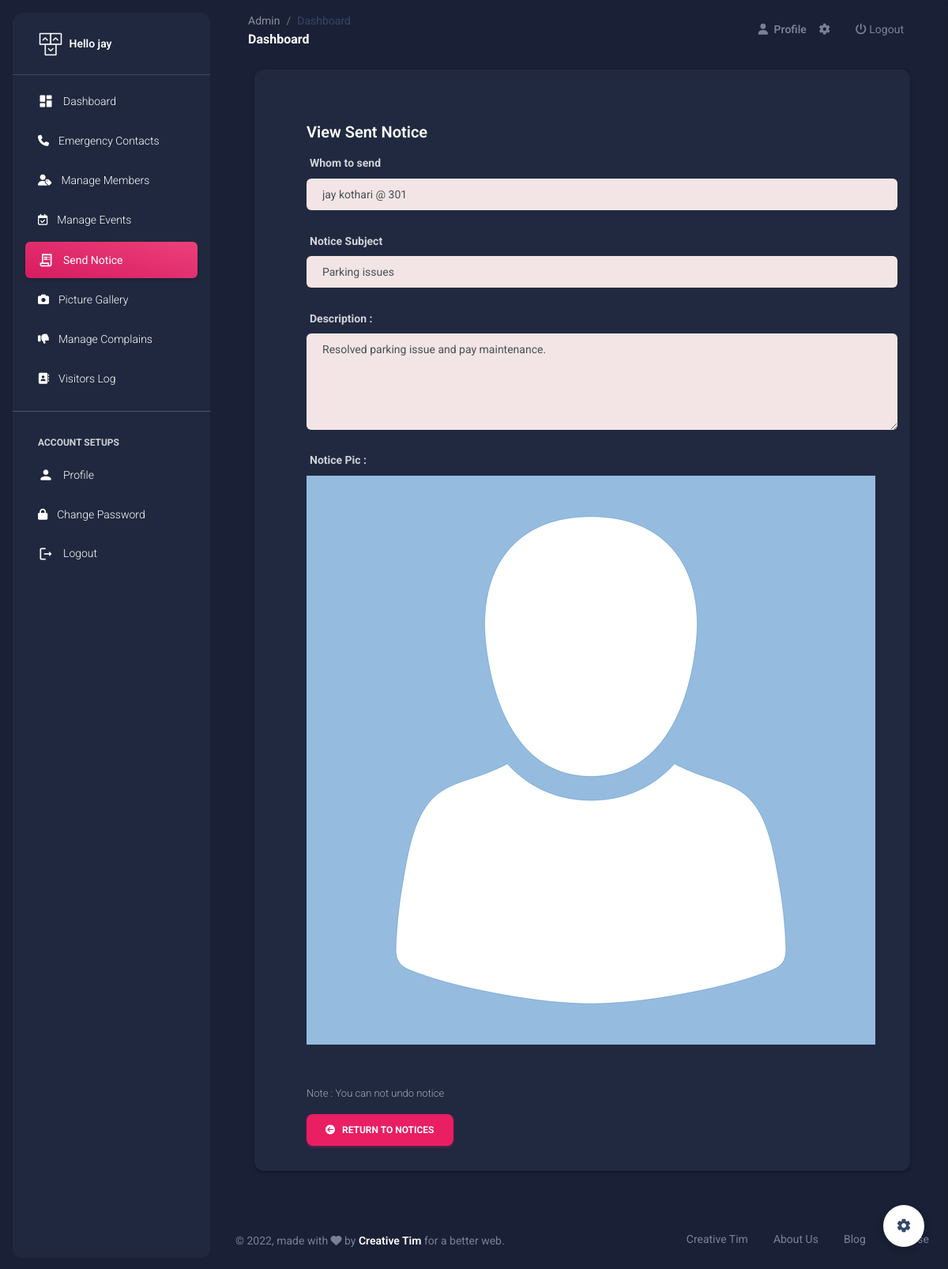
Screenshot of /Sec/view-send-notice/1 (signed in) with the database file from the repository.
### SecApp/models.py (models this page shows, shortened)
class SecUser(models.Model):
    name = models.CharField(max_length=50)
    email = models.EmailField(unique=True)
    mobile = models.CharField(max_length=15)
    password = models.CharField(max_length=50)
    pic = models.FileField(upload_to='Profile',default='avatar.png')
    setting = models.BooleanField(default=False)

### MemberApp/models.py (models this page shows, shortened)
class Notice(models.Model):
    uid = models.ForeignKey(SecUser,on_delete=models.CASCADE)
    member = models.ForeignKey(Member,on_delete=models.CASCADE)
    subject = models.CharField(max_length=100)
    des = models.TextField()
    pic = models.FileField(upload_to='Notice',blank=True,null=True)
    created_at = models.DateTimeField(auto_now_add=True)

class Member(models.Model):
    doc_choice = (
        ('Aadhar','Aadhar'),
        ('PAN','PAN'),
        ('DL','DL'),
        ('Other','Other'),
    )
    uid = models.ForeignKey(SecUser,on_delete=models.CASCADE,null=True)
    fname = models.CharField(max_length=20)
    lname = models.CharField(max_length=20)
    email = models.EmailField(unique=True)
    mobile = models.CharField(max_length=15)
    doc = models.CharField(max_length=30,choices=doc_choice)
    doc_number = models.CharField(max_length=20)
    flat_no = models.CharField(max_length=10)
    address = models.TextField()
    password = models.CharField(max_length=20)
    pic = models.FileField(upload_to='member',default='avatar.png')
    verify = models.BooleanField(default=False)
    role = models.CharField(max_length=20,default='member')
    created_at = models.DateTimeField(auto_now_add=True)

### SecApp/views.py (the view)
# urls.py: path('view-send-notice/<int:pk>',views.view_send_notice, name='view-send-notice'),
def view_send_notice(request,pk):
    uid = SecUser.objects.get(email=request.session['email'])
    notice = mm.Notice.objects.get(id=pk)
    return render(request,'view-send-notice.html',{'uid':uid,'notice':notice})

### SecApp/templates/view-send-notice.html (shortened to what this page needs)
{% extends 'sec-header.html' %}
{% load static %}
{% block notice %}
<li class="nav-item">
  <a class="nav-link text-white  active bg-gradient-primary" href="">
    <div class="text-white text-center me-2 d-flex align-items-center justify-content-center">
      <i class="material-icons opacity-10">receipt_long</i>
    </div>
    <span class="nav-link-text ms-1">Send Notice</span>
  </a>
</li>
{% endblock %}
{% block content %}
<br><br><br>
<div class="container-fluid px-2 px-md-4">
    <div class="card card-body mx-3 mx-md-4 mt-n6">
      <div class="row gx-4 mb-2">
        <div class="col-auto my-auto">
          <div class="h-100">
            <h5 class="mb-1" style="margin-left: 50px; margin-top: 50px;">
              View Sent Notice
            </h5>
          </div>
        </div>
      </div>
      <div style="margin-left: 50px;">
      <form action="{% url 'send-notice' %}" method="POST" enctype="multipart/form-data">
        <div class="row">
            <div class="form-group col-12">
                <label for="exampleInputPassword1"><b>Whom to send</b></label>
                <input type="text" class="form-control" style="background-color: rgb(243, 229, 229); padding-left: 20px;" value="{{notice.member.fname}} {{notice.member.lname}} @ {{notice.member.flat_no}}" disabled>
            </div>
        </div><br>
        <div class="row">
            <div class="form-group col-12">
                <label for="exampleInputPassword1"><b>Notice Subject</b></label>
                <input type="text" class="form-control" disabled value="{{notice.subject}}" style="background-color: rgb(243, 229, 229); padding-left: 20px;" name="subject" id="exampleInputPassword1" placeholder="Notice Subject..." required>
            </div>
        </div><br>
        <div class="row">
            <div class="form-group col-12">
                <label for="exampleInputPassword1"><b>Description :</b></label>
                <textarea name="des" class="form-control" disabled style="background-color: rgb(243, 229, 229); padding-left: 20px;" placeholder="Notice Description..." id="" cols="30" rows="5" required>{{notice.des}}</textarea>
            </div>
        </div><br>
        {% if notice.pic %}
        <div class="row">
            <div class="form-group col-6">
                <label for="exampleInputPassword1"><b>Notice Pic : </b></label>
                <img src="{{notice.pic.url}}" alt="">
            </div>
        </div>
        {% endif %}
        <br><br>
        <p style="color: red; font-size: small;">Note : You can not undo notice</p>
      </form>
      <a href="{% url 'send-notice' %}"><button class="btn btn-primary"><i class="fa fa-arrow-circle-left"></i> &nbsp; Return to Notices</button></a>
    </div>
    </div>
    <br><br>
</div>
{% endblock %}

### SecApp/templates/sec-header.html (shortened to what this page needs)
{% load static %}
<!DOCTYPE html>
<html lang="en">
<head>
  <link href="{% static 'assets/css/nucleo-icons.css' %}" rel="stylesheet" />
  <link href="{% static 'assets/css/nucleo-svg.css' %}" rel="stylesheet" />
  <link id="pagestyle" href="{% static 'assets/css/material-dashboard.css' %}" rel="stylesheet" />
</head>
{% if uid.setting == False %}
<body class="g-sidenav-show  bg-gray-200">
{% else %}
<body class="g-sidenav-show  bg-gray-200 dark-version">
{% endif %}
  <aside class="sidenav navbar navbar-vertical navbar-expand-xs border-0 border-radius-xl my-3 fixed-start ms-3   bg-gradient-dark" id="sidenav-main">
    <div class="sidenav-header">
      <a class="navbar-brand m-0" href=" https://demos.creative-tim.com/material-dashboard/pages/dashboard " target="_blank">
        <img src="{% static 'assets/img/logo-ct.png' %}" class="navbar-brand-img h-100" alt="main_logo">
        <span class="ms-1 font-weight-bold text-white">Hello {{uid.name}}</span>
      </a>
    </div>
    <hr class="horizontal light mt-0 mb-2">
      <ul class="navbar-nav">
        {% block dashboard %}
        <li class="nav-item">
          <a class="nav-link text-white" href="{% url 'index' %}">
            <div class="text-white text-center me-2 d-flex align-items-center justify-content-center">
              <i class="material-icons opacity-10">dashboard</i>
            </div>
            <span class="nav-link-text ms-1">Dashboard</span>
          </a>
        </li>
        {% endblock %}
        {% block emergency %}
        <li class="nav-item">
          <a class="nav-link text-white " href="{% url 'emergency' %}">
            <div class="text-white text-center me-2 d-flex align-items-center justify-content-center">
              <i class="fa fa-phone"></i>
            </div>
            <span class="nav-link-text ms-1">Emergency Contacts</span>
          </a>
        </li>
        {% endblock %}
        {% block add_member %}
        <li class="nav-item">
          <a class="nav-link text-white " href="{% url 'add-member' %}">
            <div class="text-white text-center me-2 d-flex align-items-center justify-content-center">
              <i class="fa fa-user-tag"></i>
            </div>
            <span class="nav-link-text ms-1">Manage Members</span>
          </a>
        </li>
        {% endblock %}
        {% block event %}
        <li class="nav-item">
          <a class="nav-link text-white " href="{% url 'add-event' %}">
            <div class="text-white text-center me-2 d-flex align-items-center justify-content-center">
              <i class="fa fa-calendar-check-o"></i>
            </div>
            <span class="nav-link-text ms-1">Manage Events</span>
          </a>
        </li>
        {% endblock %}
        {% block notice %}{% endblock %}
        {% block gallery %}
        <li class="nav-item">
          <a class="nav-link text-white " href="{% url 'gallery' %}">
            <div class="text-white text-center me-2 d-flex align-items-center justify-content-center">
              <i class="fas fa-camera"></i>
            </div>
            <span class="nav-link-text ms-1">Picture Gallery</span>
          </a>
        </li>
        {% endblock %}
        {% block complain %}
        <li class="nav-item">
          <a class="nav-link text-white " href="#">
            <div class="text-white text-center me-2 d-flex align-items-center justify-content-center">
              <i class="fa fa-thumbs-down"></i>
            </div>
            <span class="nav-link-text ms-1">Manage Complains</span>
          </a>
        </li>
        {% endblock %}
        <li class="nav-item">
          <a class="nav-link text-white " href="">
            <div class="text-white text-center me-2 d-flex align-items-center justify-content-center">
              <i class="fa fa-address-book"></i>
            </div>
            <span class="nav-link-text ms-1">Visitors Log</span>
          </a>
        </li>
        <hr>
        <li class="nav-item mt-3">
          <h6 class="ps-4 ms-2 text-uppercase text-xs text-white font-weight-bolder opacity-8">Account Setups</h6>
        </li>
        {% block profile %}
        <li class="nav-item">
          <a class="nav-link text-white " href="{% url 'profile' %}">
            <div class="text-white text-center me-2 d-flex align-items-center justify-content-center">
              <i class="material-icons opacity-10">person</i>
            </div>
            <span class="nav-link-text ms-1">Profile</span>
          </a>
        </li>
        {% endblock %}
        {% block password %}
        <li class="nav-item">
          <a class="nav-link text-white " href="{% url 'change-password' %}">
            <div class="text-white text-center me-2 d-flex align-items-center justify-content-center">
              <i class="fa fa-lock"></i>
            </div>
            <span class="nav-link-text ms-1">Change Password</span>
          </a>
        </li>
        {% endblock %}
        <li class="nav-item">
          <a class="nav-link text-white " href="{% url 'logout' %}">
            <div class="text-white text-center me-2 d-flex align-items-center justify-content-center">
              <i class="material-icons">logout</i>
            </div>
            <span class="nav-link-text ms-1">Logout</span>
          </a>
        </li>
      </ul>
  </aside>
  <main class="main-content position-relative max-height-vh-100 h-100 border-radius-lg ">
    <nav class="navbar navbar-main navbar-expand-lg px-0 mx-4 shadow-none border-radius-xl" id="navbarBlur" navbar-scroll="true">
      <div class="container-fluid py-1 px-3">
        <nav aria-label="breadcrumb">
          <ol class="breadcrumb bg-transparent mb-0 pb-0 pt-1 px-0 me-sm-6 me-5">
            <li class="breadcrumb-item text-sm"><a class="opacity-5 text-dark" href="javascript:;">Admin</a></li>
            <li class="breadcrumb-item text-sm text-dark active" aria-current="page">Dashboard</li>
          </ol>
          <h6 class="font-weight-bolder mb-0">Dashboard</h6>
        </nav>
        <div class="collapse navbar-collapse mt-sm-0 mt-2 me-md-0 me-sm-4" id="navbar">
          <ul class="navbar-nav  justify-content-end">
            <li class="nav-item d-flex align-items-center">
              <a href="{% url 'profile' %}" class="nav-link text-body font-weight-bold px-0">
                <i class="fa fa-user me-sm-1"></i>
                <span class="d-sm-inline d-none">Profile</span>
              </a>
            </li>
            <li class="nav-item px-3 d-flex align-items-center">
              <a href="javascript:;" class="nav-link text-body p-0">
                <i class="fa fa-cog fixed-plugin-button-nav cursor-pointer"></i>
              </a>
            </li>
            <li class="nav-item px-3 d-flex align-items-center">
                <a href="{% url 'logout' %}" class="nav-link text-body p-0">
                  <i class="fa fa-power-off"></i> Logout
                </a>
            </li>
          </ul>
        </div>
      </div>
    </nav>
{% block content %}
{% endblock %}
<footer class="footer py-4  ">
    <div class="container-fluid">
      <div class="row align-items-center justify-content-lg-between">
        <div class="col-lg-6 mb-lg-0 mb-4">
          <div class="copyright text-center text-sm text-muted text-lg-start">
            © ,
            made with <i class="fa fa-heart"></i> by
            <a href="" class="font-weight-bold" target="_blank">Creative Tim</a>
            for a better web.
          </div>
        </div>
        <div class="col-lg-6">
          <ul class="nav nav-footer justify-content-center justify-content-lg-end">
            <li class="nav-item">
              <a href="" class="nav-link text-muted">Creative Tim</a>
            </li>
            <li class="nav-item">
              <a href="" class="nav-link text-muted">About Us</a>
            </li>
            <li class="nav-item">
              <a href="" class="nav-link text-muted">Blog</a>
            </li>
            <li class="nav-item">
              <a href="" class="nav-link pe-0 text-muted">License</a>
            </li>
          </ul>
        </div>
      </div>
    </div>
  </footer>
</main>
<div class="fixed-plugin">
<a class="fixed-plugin-button text-dark position-fixed px-3 py-2">
  <i class="material-icons py-2">settings</i>
</a>
</div>
</body>
</html>

### rows the page displays
SecUser: name "jay"
Notice: member.fname "jay kothari @ 301", subject "Parking issues", des "Resolved parking issue and pay maintenance.", pic (placeholder picture)
